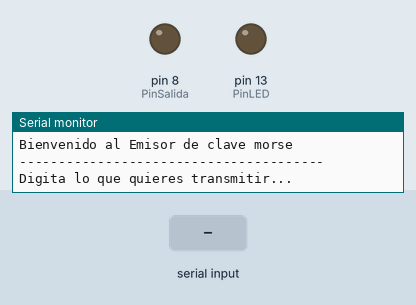
Bench run of a sketch on a simulated Arduino Uno, built with avr-gcc and run on an emulated ATmega328P. Parts: output pins drawn as LEDs (lit = HIGH), the last lines printed to the serial monitor. The test bench sets the inputs (shaded band).

Above: at 1.2 s.
1.3 s: "90 45\n" received over Serial
At 1.7 s:
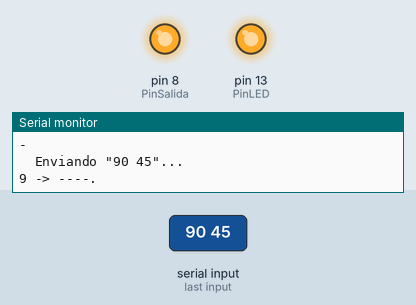
Timing chart, 0 to 10.3 s (numbered marks = the images above; inputs shaded):
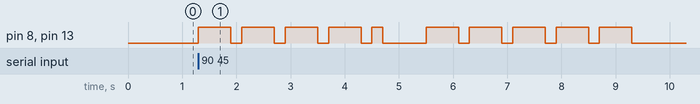

The sketch:

Emisor_Morse.ino
```cpp
/*
    Emisor_Morse.ino
    Autor: Luis Miguel Alvarez
    Fecha: 20/10/2014
    Emisor de codigo Morse por medio de un sistema optico (LASER), lee
    el mensaje (cadena de texto) por medio del serial y posteriormente
    es enviado por pulsos luminicos codificados en clave Morse. El
    mensaje es enviado en minusculas.

    - Envie "ON" para encender el sistema optico.
    - Envie "OFF para apagar el sistema optico(por defecto).

    Probado con Arduino IDE 1.0.5, tarjetas Arduino MEGA y Leonardo.
*/

/*
Reglas de Codigo Morse internacionales
 1- Una raya equivale a 3 puntos
 2- El espacio entre señales es igual a 1 punto
 3- El espacio entre 2 letras es igual a 3 puntos
 4- El espacio entre 2 palabras es igual a 5 puntos
*/

// Codigos Morce del Alfabeto
char* letras[] = {
  ".-", "-...", "-.-.", "-..", ".", "..-.", "--.", "....", "..", // A-I
  ".---", "-.-", ".-..", "--", "-.", "---", ".--.", "--.-", ".-.", // J-R
  "...", "-", "..-", "...-", ".--", "-..-", "-.--", "--.." // S-Z
};

// Codigos Morce de los Numeros
char* numeros[] = {
  "-----", ".----", "..---", "...--", "....-", ".....", "-....", "--...",
  "---..", "----."}; // 0-9


int tem_punto = 200; // Tiempo en milisegundos de un punto
int PinLED = 13; // Pin salida LED confirmacion
int PinSalida = 8; // Pin salida Laser

short LF = 10;        // ASCII linefeed (Nueva linea)

void setup()
{
  Serial.begin(115200);

  pinMode(PinLED, OUTPUT);
  pinMode(PinSalida, OUTPUT);

  Serial.println("---------------------------------------");
  Serial.println("Bienvenido al Emisor de clave morse");
  Serial.println("---------------------------------------");
  Serial.println("Digita lo que quieres transmitir...");
}


/*
   Este método principal que se repite "infinitamente". La funcion de
   este metodo es leer el serial y obtener los mensajes que se desean
   transmitir.
   Tambien permite el manejo del estado "DEBUG" para mostrar detalles
   del funcionamiento.
   * Si la entrada por la consola SERIAL es igual a "on" hace que la
     salida de los datos ("PinSalida") se quede en estado "HIGH" para
     verificar el funcionamiento de dicha salida.
   * Si la entrada por la consola SERIAL es igual a "off" hace que
     la salida de los datos ("PinSalida") se quede en estado "LOW"
     (POR DEFECTO).

   * Se toma la entrada (cadena de texto) por el puerto SERIAL para
   ser envidadas.
*/
void loop()
{
  if(Serial.available()>0){
    String cadena = Serial.readStringUntil(LF);
    cadena.toLowerCase();
    if(cadena.equals("on")){
      digitalWrite(PinSalida, HIGH);
      Serial.println("Debug ON");
    }
    else if(cadena.equals("off")){
      digitalWrite(PinSalida, LOW);
      Serial.println("Debug OFF");
    }else {
      Serial.println("-\n  Enviando \"" + cadena + "\"...");
      recorrer_cadena(cadena);
      Serial.println("Envio terminado!");
      delay(2000);
    }
  }
}


/*
   Este método lee cada caracter de la cadena de caracteres que
   entran como argumento y los traduce a la secuencia de carateres
   de puntos y guiones(puntos y rayas).

   @param cadena Cadena de caracteres que se van a enviar por el
                 sistema optico.
*/
void recorrer_cadena(String cadena){
  int longitud_cadena = cadena.length();
  for(int i = 0 ;  i < longitud_cadena ; i++){
    char caracter = cadena[i];
    if (caracter >= 'a' && caracter <= 'z')
    {
      imprimir_resultado(caracter, letras[caracter - 'a']);
      mostrar_secuencia(letras[caracter - 'a']);
    }
    else if (caracter >= '0' && caracter <= '9')
    {
      imprimir_resultado(caracter, numeros[caracter - '0']);
      mostrar_secuencia(numeros[caracter - '0']);
    }
    else if (caracter == ' ')
    {
      while(cadena[i+1] == ' '){ i++; } //Salta todos los espacios en
      Serial.println();                 //  blanco si hay mas de uno
      delay(tem_punto * 5); // Espacio entre palabras
    }
  }
}


/*
   Este método recibe la secuencia de carateres de puntos y guiones,
   los verifica que no sean nulos y llama al metodo mostrar_punto_raya
   con cada uno de estos.

   @param sequence Array de caracteres (puntos y rayas) resultado
                   de la traduccion a Morse
*/
void mostrar_secuencia(char* sequence)
{
  int i = 0;
  while (sequence[i] != NULL)
  {
    mostrar_punto_raya(sequence[i]);
    i++;
  }
  delay(tem_punto * 3); // Espacio entre letras
}


/*
   Este método recibe la carateres de puntos y guiones, y enciende
   el sistema optico segun sea el caracter.

   @param punto_raya Caracter punto o guion
*/
void mostrar_punto_raya(char punto_raya)
{
  digitalWrite(PinLED, HIGH);
  digitalWrite(PinSalida, HIGH);
  if (punto_raya == '.')  //  Si es punto
  {
    delay(tem_punto);
  }
  else // Si no es punto, deber ser raya
  {
    delay(tem_punto * 3);
  }
  digitalWrite(PinLED, LOW);
  digitalWrite(PinSalida, LOW);
  delay(tem_punto); // Espacio entre señales
}


/*
   Este método recibe el caracter original(el que se desea enviar)
   y  su correspondiente traduccion a codigo Morse y los envia al
   Serial para confirmar al usuario el envio de cada caracter,
   mostrando el caracter y su correspondiente traduccion a Morse.

   @param caracter Caracter que se desea enviar (caracter original)
   @param morse_codigo Cadena de caracteres resultado de la
                       traduccion a morse
*/
void imprimir_resultado(char caracter, String morse_codigo){
  Serial.print(caracter);
  Serial.print(" -> ");
  Serial.println(morse_codigo);
}
```

Measured:
- after the input at 1.3 s, pin 8 (PinSalida), pin 13 (PinLED): goes 4 × (HIGH 0.60 s, LOW 0.20 s), HIGH 0.20 s, LOW 0.80 s, 4 × (HIGH 0.60 s, LOW 0.20 s), HIGH 0.60 s, then LOW, starting at once
